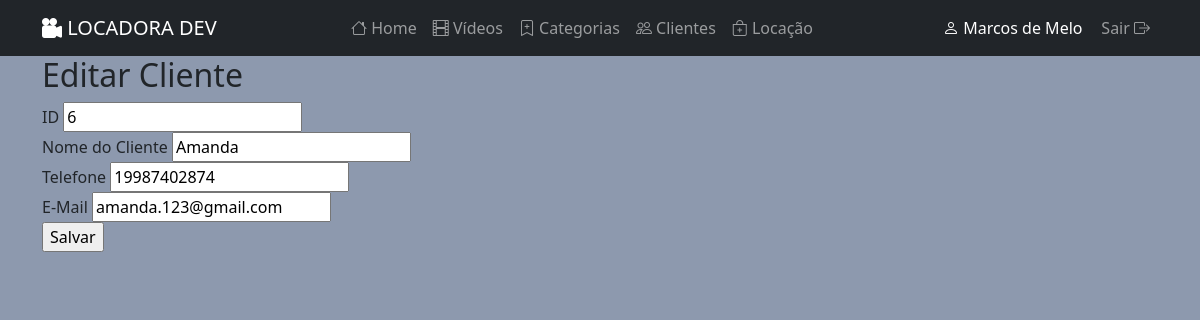
The app's page /index.php?menu=editar-clientes&idCliente=6 (signed in) with its own data.
### tables this page shows
CREATE TABLE `tbclientes` (
  `idCliente` int NOT NULL AUTO_INCREMENT,
  `nomeCliente` varchar(45) NOT NULL,
  `telefoneCliente` varchar(45) DEFAULT NULL,
  `emailCliente` varchar(45) DEFAULT NULL,
  `statusCliente` int DEFAULT '0',
  PRIMARY KEY (`idCliente`)
);

### editar-clientes.php (the view)
<?php
$idCliente = $_GET["idCliente"];
$sql = "SELECT * FROM tbclientes WHERE idCliente = '{$idCliente}'";
$rs = mysqli_query($conexao, $sql) or die("Erro ao realizar a consulta. Erro: " . mysqli_error($conexao));
$dados = mysqli_fetch_assoc($rs);
?>
<div class="container">
    <h2>Editar Cliente</h2>
    <form action="index.php?menu=atualizar-clientes" method="post">
        <div>
            <label for="idCliente">ID</label>
            <input type="text" name="idCliente" id="idCliente" value="<?= $dados["idCliente"] ?>" readonly>
        </div>
        <div>
            <label for="nomeCliente">Nome do Cliente</label>
            <input type="text" name="nomeCliente" id="nomeCliente" value="<?= $dados["nomeCliente"] ?>">
        </div>
        <div>
            <label for="telefoneCliente">Telefone</label>
            <input type="text" name="telefoneCliente" id="telefoneCliente" value="<?= $dados["telefoneCliente"] ?>">
        </div>
        <div>
            <label for="emailCliente">E-Mail</label>
            <input type="email" name="emailCliente" id="emailCliente" value="<?= $dados["emailCliente"] ?>">
        </div>
        <div>
            <input type="submit" value="Salvar">
        </div>
    </form>
</div>

### records on screen
tbclientes: idCliente "6", nomeCliente "Amanda", telefoneCliente "19987402874", emailCliente "amanda.123@gmail.com"

### other values on screen
$nomeUser "Marcos de Melo"
